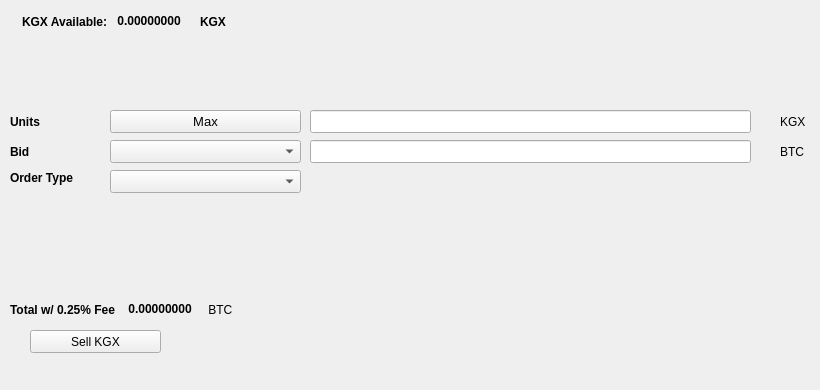
   <widget class="QWidget" name="SellTab">
    <attribute name="title">
     <string>Sell</string>
    </attribute>
    <widget class="QLabel" name="label_16">
     <property name="geometry">
      <rect>
       <x>780</x>
       <y>140</y>
       <width>31</width>
       <height>23</height>
      </rect>
     </property>
     <property name="text">
      <string>BTC</string>
     </property>
    </widget>
    <widget class="QComboBox" name="SellBidcomboBox">
     <property name="geometry">
      <rect>
       <x>110</x>
       <y>140</y>
       <width>191</width>
       <height>23</height>
      </rect>
     </property>
     <property name="font">
      <font>
       <pointsize>10</pointsize>
      </font>
     </property>
    </widget>
    <widget class="QLabel" name="label_18">
     <property name="geometry">
      <rect>
       <x>10</x>
       <y>110</y>
       <width>46</width>
       <height>23</height>
      </rect>
     </property>
     <property name="font">
      <font>
       <weight>75</weight>
       <bold>true</bold>
      </font>
     </property>
     <property name="text">
      <string>Units</string>
     </property>
    </widget>
    <widget class="QPushButton" name="Sell_Max_Amount">
     <property name="geometry">
      <rect>
       <x>110</x>
       <y>110</y>
       <width>191</width>
       <height>23</height>
      </rect>
     </property>
     <property name="font">
      <font>
       <pointsize>10</pointsize>
      </font>
     </property>
     <property name="text">
      <string>Max</string>
     </property>
    </widget>
    <widget class="QLabel" name="label_20">
     <property name="geometry">
      <rect>
       <x>10</x>
       <y>170</y>
       <width>91</width>
       <height>16</height>
      </rect>
     </property>
     <property name="font">
      <font>
       <weight>75</weight>
       <bold>true</bold>
      </font>
     </property>
     <property name="text">
      <string>Order Type</string>
     </property>
    </widget>
    <widget class="QComboBox" name="SellOrdertypeCombo">
     <property name="geometry">
      <rect>
       <x>110</x>
       <y>170</y>
       <width>191</width>
       <height>23</height>
      </rect>
     </property>
     <property name="font">
      <font>
       <pointsize>10</pointsize>
      </font>
     </property>
    </widget>
    <widget class="QLabel" name="label_21">
     <property name="geometry">
      <rect>
       <x>10</x>
       <y>140</y>
       <width>46</width>
       <height>23</height>
      </rect>
     </property>
     <property name="font">
      <font>
       <weight>75</weight>
       <bold>true</bold>
      </font>
     </property>
     <property name="text">
      <string>Bid</string>
     </property>
    </widget>
    <widget class="QLabel" name="label_22">
     <property name="geometry">
      <rect>
       <x>780</x>
       <y>110</y>
       <width>31</width>
       <height>23</height>
      </rect>
     </property>
     <property name="text">
      <string>KGX</string>
     </property>
    </widget>
    <widget class="QLineEdit" name="UnitsInputKGX">
     <property name="geometry">
      <rect>
       <x>310</x>
       <y>110</y>
       <width>441</width>
       <height>23</height>
      </rect>
     </property>
     <property name="font">
      <font>
       <pointsize>9</pointsize>
       <weight>75</weight>
       <bold>true</bold>
      </font>
     </property>
    </widget>
    <widget class="QLineEdit" name="SellBidPriceEdit">
     <property name="geometry">
      <rect>
       <x>310</x>
       <y>140</y>
       <width>441</width>
       <height>23</height>
      </rect>
     </property>
     <property name="font">
      <font>
       <pointsize>9</pointsize>
       <weight>75</weight>
       <bold>true</bold>
      </font>
     </property>
    </widget>
    <widget class="QPushButton" name="SellKGXBTN">
     <property name="geometry">
      <rect>
       <x>30</x>
       <y>330</y>
       <width>131</width>
       <height>23</height>
      </rect>
     </property>
     <property name="text">
      <string>Sell KGX</string>
     </property>
     <property name="icon">
      <iconset resource="../kingston">
       <normaloff>:/icons/bitcoin</normaloff>:/icons/bitcoin</iconset>
     </property>
    </widget>
    <widget class="QWidget" name="layoutWidget3">
     <property name="geometry">
      <rect>
       <x>22</x>
       <y>12</y>
       <width>258</width>
       <height>19</height>
      </rect>
     </property>
     <layout class="QHBoxLayout" name="horizontalLayout">
      <item>
       <widget class="QLabel" name="label232_2">
        <property name="font">
         <font>
          <weight>75</weight>
          <bold>true</bold>
         </font>
        </property>
        <property name="text">
         <string>KGX Available:</string>
        </property>
       </widget>
      </item>
      <item>
       <widget class="QLabel" name="KGXAvailableLabel">
        <property name="palette">
         <palette>
          <active>
           <colorrole role="WindowText">
            <brush brushstyle="SolidPattern">
             <color alpha="255">
              <red>0</red>
              <green>0</green>
              <blue>0</blue>
             </color>
            </brush>
           </colorrole>
           <colorrole role="Button">
            <brush brushstyle="SolidPattern">
             <color alpha="255">
              <red>0</red>
              <green>170</green>
              <blue>0</blue>
             </color>
            </brush>
           </colorrole>
           <colorrole role="Light">
            <brush brushstyle="SolidPattern">
             <color alpha="255">
              <red>0</red>
              <green>255</green>
              <blue>0</blue>
             </color>
            </brush>
           </colorrole>
           <colorrole role="Midlight">
            <brush brushstyle="SolidPattern">
             <color alpha="255">
              <red>0</red>
              <green>212</green>
              <blue>0</blue>
             </color>
            </brush>
           </colorrole>
           <colorrole role="Dark">
            <brush brushstyle="SolidPattern">
             <color alpha="255">
              <red>0</red>
              <green>85</green>
              <blue>0</blue>
             </color>
            </brush>
           </colorrole>
           <colorrole role="Mid">
            <brush brushstyle="SolidPattern">
             <color alpha="255">
              <red>0</red>
              <green>113</green>
              <blue>0</blue>
             </color>
            </brush>
           </colorrole>
           <colorrole role="Text">
            <brush brushstyle="SolidPattern">
             <color alpha="255">
              <red>0</red>
              <green>170</green>
              <blue>0</blue>
             </color>
            </brush>
           </colorrole>
           <colorrole role="BrightText">
            <brush brushstyle="SolidPattern">
             <color alpha="255">
              <red>255</red>
              <green>255</green>
              <blue>255</blue>
             </color>
            </brush>
           </colorrole>
           <colorrole role="ButtonText">
            <brush brushstyle="SolidPattern">
             <color alpha="255">
              <red>0</red>
              <green>0</green>
              <blue>0</blue>
             </color>
            </brush>
           </colorrole>
           <colorrole role="Base">
            <brush brushstyle="SolidPattern">
             <color alpha="255">
              <red>255</red>
              <green>255</green>
              <blue>255</blue>
             </color>
            </brush>
           </colorrole>
           <colorrole role="Window">
            <brush brushstyle="SolidPattern">
             <color alpha="255">
              <red>0</red>
              <green>170</green>
              <blue>0</blue>
             </color>
            </brush>
           </colorrole>
           <colorrole role="Shadow">
            <brush brushstyle="SolidPattern">
             <color alpha="255">
              <red>0</red>
              <green>0</green>
              <blue>0</blue>
             </color>
            </brush>
           </colorrole>
           <colorrole role="AlternateBase">
            <brush brushstyle="SolidPattern">
             <color alpha="255">
              <red>127</red>
              <green>212</green>
              <blue>127</blue>
             </color>
            </brush>
           </colorrole>
           <colorrole role="ToolTipBase">
            <brush brushstyle="SolidPattern">
             <color alpha="255">
              <red>255</red>
              <green>255</green>
              <blue>220</blue>
             </color>
            </brush>
           </colorrole>
           <colorrole role="ToolTipText">
            <brush brushstyle="SolidPattern">
             <color alpha="255">
              <red>0</red>
              <green>0</green>
              <blue>0</blue>
             </color>
            </brush>
           </colorrole>
          </active>
          <inactive>
           <colorrole role="WindowText">
            <brush brushstyle="SolidPattern">
             <color alpha="255">
              <red>0</red>
              <green>0</green>
              <blue>0</blue>
             </color>
            </brush>
           </colorrole>
           <colorrole role="Button">
            <brush brushstyle="SolidPattern">
             <color alpha="255">
              <red>0</red>
              <green>170</green>
              <blue>0</blue>
             </color>
            </brush>
           </colorrole>
           <colorrole role="Light">
            <brush brushstyle="SolidPattern">
             <color alpha="255">
              <red>0</red>
              <green>255</green>
              <blue>0</blue>
             </color>
            </brush>
           </colorrole>
           <colorrole role="Midlight">
            <brush brushstyle="SolidPattern">
             <color alpha="255">
              <red>0</red>
              <green>212</green>
              <blue>0</blue>
             </color>
            </brush>
           </colorrole>
           <colorrole role="Dark">
            <brush brushstyle="SolidPattern">
             <color alpha="255">
              <red>0</red>
              <green>85</green>
              <blue>0</blue>
             </color>
            </brush>
           </colorrole>
           <colorrole role="Mid">
            <brush brushstyle="SolidPattern">
             <color alpha="255">
              <red>0</red>
              <green>113</green>
              <blue>0</blue>
             </color>
            </brush>
           </colorrole>
           <colorrole role="Text">
            <brush brushstyle="SolidPattern">
             <color alpha="255">
              <red>0</red>
              <green>170</green>
              <blue>0</blue>
             </color>
            </brush>
           </colorrole>
           <colorrole role="BrightText">
            <brush brushstyle="SolidPattern">
             <color alpha="255">
              <red>255</red>
              <green>255</green>
              <blue>255</blue>
             </color>
            </brush>
           </colorrole>
           <colorrole role="ButtonText">
            <brush brushstyle="SolidPattern">
             <color alpha="255">
              <red>0</red>
              <green>0</green>
              <blue>0</blue>
             </color>
            </brush>
           </colorrole>
           <colorrole role="Base">
            <brush brushstyle="SolidPattern">
             <color alpha="255">
              <red>255</red>
              <green>255</green>
              <blue>255</blue>
             </color>
            </brush>
           </colorrole>
           <colorrole role="Window">
            <brush brushstyle="SolidPattern">
             <color alpha="255">
              <red>0</red>
              <green>170</green>
              <blue>0</blue>
             </color>
            </brush>
           </colorrole>
           <colorrole role="Shadow">
            <brush brushstyle="SolidPattern">
             <color alpha="255">
              <red>0</red>
              <green>0</green>
              <blue>0</blue>
             </color>
            </brush>
           </colorrole>
           <colorrole role="AlternateBase">
            <brush brushstyle="SolidPattern">
             <color alpha="255">
              <red>127</red>
              <green>212</green>
              <blue>127</blue>
             </color>
            </brush>
           </colorrole>
           <colorrole role="ToolTipBase">
            <brush brushstyle="SolidPattern">
             <color alpha="255">
              <red>255</red>
              <green>255</green>
              <blue>220</blue>
             </color>
            </brush>
           </colorrole>
           <colorrole role="ToolTipText">
            <brush brushstyle="SolidPattern">
             <color alpha="255">
              <red>0</red>
              <green>0</green>
              <blue>0</blue>
             </color>
            </brush>
           </colorrole>
          </inactive>
          <disabled>
           <colorrole role="WindowText">
            <brush brushstyle="SolidPattern">
             <color alpha="255">
              <red>0</red>
              <green>85</green>
              <blue>0</blue>
             </color>
            </brush>
           </colorrole>
           <colorrole role="Button">
            <brush brushstyle="SolidPattern">
             <color alpha="255">
              <red>0</red>
              <green>170</green>
              <blue>0</blue>
             </color>
            </brush>
           </colorrole>
           <colorrole role="Light">
            <brush brushstyle="SolidPattern">
             <color alpha="255">
              <red>0</red>
              <green>255</green>
              <blue>0</blue>
             </color>
            </brush>
           </colorrole>
           <colorrole role="Midlight">
            <brush brushstyle="SolidPattern">
             <color alpha="255">
              <red>0</red>
              <green>212</green>
              <blue>0</blue>
             </color>
            </brush>
           </colorrole>
           <colorrole role="Dark">
            <brush brushstyle="SolidPattern">
             <color alpha="255">
              <red>0</red>
              <green>85</green>
              <blue>0</blue>
             </color>
            </brush>
           </colorrole>
           <colorrole role="Mid">
            <brush brushstyle="SolidPattern">
             <color alpha="255">
              <red>0</red>
              <green>113</green>
              <blue>0</blue>
             </color>
            </brush>
           </colorrole>
           <colorrole role="Text">
            <brush brushstyle="SolidPattern">
             <color alpha="255">
              <red>0</red>
              <green>85</green>
              <blue>0</blue>
             </color>
            </brush>
           </colorrole>
           <colorrole role="BrightText">
            <brush brushstyle="SolidPattern">
             <color alpha="255">
              <red>255</red>
              <green>255</green>
              <blue>255</blue>
             </color>
            </brush>
           </colorrole>
           <colorrole role="ButtonText">
            <brush brushstyle="SolidPattern">
             <color alpha="255">
              <red>0</red>
              <green>85</green>
              <blue>0</blue>
             </color>
            </brush>
           </colorrole>
           <colorrole role="Base">
            <brush brushstyle="SolidPattern">
             <color alpha="255">
              <red>0</red>
              <green>170</green>
              <blue>0</blue>
             </color>
            </brush>
           </colorrole>
           <colorrole role="Window">
            <brush brushstyle="SolidPattern">
             <color alpha="255">
              <red>0</red>
              <green>170</green>
              <blue>0</blue>
             </color>
            </brush>
           </colorrole>
           <colorrole role="Shadow">
            <brush brushstyle="SolidPattern">
             <color alpha="255">
              <red>0</red>
              <green>0</green>
              <blue>0</blue>
             </color>
            </brush>
           </colorrole>
           <colorrole role="AlternateBase">
            <brush brushstyle="SolidPattern">
             <color alpha="255">
              <red>0</red>
              <green>170</green>
              <blue>0</blue>
             </color>
            </brush>
           </colorrole>
           <colorrole role="ToolTipBase">
            <brush brushstyle="SolidPattern">
             <color alpha="255">
              <red>255</red>
              <green>255</green>
              <blue>220</blue>
             </color>
            </brush>
           </colorrole>
           <colorrole role="ToolTipText">
            <brush brushstyle="SolidPattern">
             <color alpha="255">
              <red>0</red>
              <green>0</green>
              <blue>0</blue>
             </color>
            </brush>
           </colorrole>
          </disabled>
         </palette>
        </property>
        <property name="font">
         <font>
          <weight>75</weight>
          <bold>true</bold>
         </font>
        </property>
        <property name="text">
         <string> 0.00000000 </string>
        </property>
        <property name="textInteractionFlags">
         <set>Qt::LinksAccessibleByMouse|Qt::TextSelectableByKeyboard|Qt::TextSelectableByMouse</set>
        </property>
       </widget>
      </item>
      <item>
       <widget class="QLabel" name="labelKGX">
        <property name="font">
         <font>
          <weight>75</weight>
          <bold>true</bold>
         </font>
        </property>
        <property name="text">
         <string>KGX</string>
        </property>
       </widget>
      </item>
     </layout>
    </widget>
    <widget class="QWidget" name="layoutWidget">
     <property name="geometry">
      <rect>
       <x>10</x>
       <y>300</y>
       <width>268</width>
       <height>19</height>
      </rect>
     </property>
     <layout class="QHBoxLayout" name="horizontalLayout_2">
      <item>
       <widget class="QLabel" name="label_19">
        <property name="font">
         <font>
          <weight>75</weight>
          <bold>true</bold>
         </font>
        </property>
        <property name="text">
         <string>Total w/ 0.25% Fee </string>
        </property>
       </widget>
      </item>
      <item>
       <widget class="QLabel" name="SellCostLabel">
        <property name="palette">
         <palette>
          <active>
           <colorrole role="WindowText">
            <brush brushstyle="SolidPattern">
             <color alpha="255">
              <red>0</red>
              <green>0</green>
              <blue>0</blue>
             </color>
            </brush>
           </colorrole>
           <colorrole role="Button">
            <brush brushstyle="SolidPattern">
             <color alpha="255">
              <red>0</red>
              <green>170</green>
              <blue>0</blue>
             </color>
            </brush>
           </colorrole>
           <colorrole role="Light">
            <brush brushstyle="SolidPattern">
             <color alpha="255">
              <red>0</red>
              <green>255</green>
              <blue>0</blue>
             </color>
            </brush>
           </colorrole>
           <colorrole role="Midlight">
            <brush brushstyle="SolidPattern">
             <color alpha="255">
              <red>0</red>
              <green>212</green>
              <blue>0</blue>
             </color>
            </brush>
           </colorrole>
           <colorrole role="Dark">
            <brush brushstyle="SolidPattern">
             <color alpha="255">
              <red>0</red>
              <green>85</green>
              <blue>0</blue>
             </color>
            </brush>
           </colorrole>
           <colorrole role="Mid">
            <brush brushstyle="SolidPattern">
             <color alpha="255">
              <red>0</red>
              <green>113</green>
              <blue>0</blue>
             </color>
            </brush>
           </colorrole>
           <colorrole role="Text">
            <brush brushstyle="SolidPattern">
             <color alpha="255">
              <red>0</red>
              <green>170</green>
              <blue>0</blue>
             </color>
            </brush>
           </colorrole>
           <colorrole role="BrightText">
            <brush brushstyle="SolidPattern">
             <color alpha="255">
              <red>255</red>
              <green>255</green>
              <blue>255</blue>
             </color>
            </brush>
           </colorrole>
           <colorrole role="ButtonText">
            <brush brushstyle="SolidPattern">
             <color alpha="255">
              <red>0</red>
              <green>0</green>
              <blue>0</blue>
             </color>
            </brush>
           </colorrole>
           <colorrole role="Base">
            <brush brushstyle="SolidPattern">
             <color alpha="255">
              <red>255</red>
              <green>255</green>
              <blue>255</blue>
             </color>
            </brush>
           </colorrole>
           <colorrole role="Window">
            <brush brushstyle="SolidPattern">
             <color alpha="255">
              <red>0</red>
              <green>170</green>
              <blue>0</blue>
             </color>
            </brush>
           </colorrole>
           <colorrole role="Shadow">
            <brush brushstyle="SolidPattern">
             <color alpha="255">
              <red>0</red>
              <green>0</green>
              <blue>0</blue>
             </color>
            </brush>
           </colorrole>
           <colorrole role="AlternateBase">
            <brush brushstyle="SolidPattern">
             <color alpha="255">
              <red>127</red>
              <green>212</green>
              <blue>127</blue>
             </color>
            </brush>
           </colorrole>
           <colorrole role="ToolTipBase">
            <brush brushstyle="SolidPattern">
             <color alpha="255">
              <red>255</red>
              <green>255</green>
              <blue>220</blue>
             </color>
            </brush>
           </colorrole>
           <colorrole role="ToolTipText">
            <brush brushstyle="SolidPattern">
             <color alpha="255">
              <red>0</red>
              <green>0</green>
              <blue>0</blue>
             </color>
            </brush>
           </colorrole>
          </active>
          <inactive>
           <colorrole role="WindowText">
            <brush brushstyle="SolidPattern">
             <color alpha="255">
              <red>0</red>
              <green>0</green>
              <blue>0</blue>
             </color>
            </brush>
           </colorrole>
           <colorrole role="Button">
            <brush brushstyle="SolidPattern">
             <color alpha="255">
              <red>0</red>
              <green>170</green>
              <blue>0</blue>
             </color>
            </brush>
           </colorrole>
           <colorrole role="Light">
            <brush brushstyle="SolidPattern">
             <color alpha="255">
              <red>0</red>
              <green>255</green>
              <blue>0</blue>
             </color>
            </brush>
           </colorrole>
           <colorrole role="Midlight">
            <brush brushstyle="SolidPattern">
             <color alpha="255">
              <red>0</red>
              <green>212</green>
              <blue>0</blue>
             </color>
            </brush>
           </colorrole>
           <colorrole role="Dark">
            <brush brushstyle="SolidPattern">
             <color alpha="255">
              <red>0</red>
              <green>85</green>
              <blue>0</blue>
             </color>
            </brush>
           </colorrole>
           <colorrole role="Mid">
            <brush brushstyle="SolidPattern">
             <color alpha="255">
              <red>0</red>
              <green>113</green>
              <blue>0</blue>
             </color>
            </brush>
           </colorrole>
           <colorrole role="Text">
            <brush brushstyle="SolidPattern">
             <color alpha="255">
              <red>0</red>
              <green>170</green>
              <blue>0</blue>
             </color>
            </brush>
           </colorrole>
           <colorrole role="BrightText">
            <brush brushstyle="SolidPattern">
             <color alpha="255">
              <red>255</red>
              <green>255</green>
              <blue>255</blue>
             </color>
            </brush>
           </colorrole>
           <colorrole role="ButtonText">
            <brush brushstyle="SolidPattern">
             <color alpha="255">
              <red>0</red>
              <green>0</green>
              <blue>0</blue>
             </color>
            </brush>
           </colorrole>
           <colorrole role="Base">
            <brush brushstyle="SolidPattern">
             <color alpha="255">
              <red>255</red>
              <green>255</green>
              <blue>255</blue>
             </color>
            </brush>
           </colorrole>
           <colorrole role="Window">
            <brush brushstyle="SolidPattern">
             <color alpha="255">
              <red>0</red>
              <green>170</green>
              <blue>0</blue>
             </color>
            </brush>
           </colorrole>
           <colorrole role="Shadow">
            <brush brushstyle="SolidPattern">
             <color alpha="255">
              <red>0</red>
              <green>0</green>
              <blue>0</blue>
             </color>
            </brush>
           </colorrole>
           <colorrole role="AlternateBase">
            <brush brushstyle="SolidPattern">
             <color alpha="255">
              <red>127</red>
              <green>212</green>
              <blue>127</blue>
             </color>
            </brush>
           </colorrole>
           <colorrole role="ToolTipBase">
            <brush brushstyle="SolidPattern">
             <color alpha="255">
              <red>255</red>
              <green>255</green>
              <blue>220</blue>
             </color>
            </brush>
           </colorrole>
           <colorrole role="ToolTipText">
            <brush brushstyle="SolidPattern">
             <color alpha="255">
              <red>0</red>
              <green>0</green>
              <blue>0</blue>
             </color>
            </brush>
           </colorrole>
          </inactive>
          <disabled>
           <colorrole role="WindowText">
            <brush brushstyle="SolidPattern">
             <color alpha="255">
              <red>0</red>
              <green>85</green>
              <blue>0</blue>
             </color>
            </brush>
           </colorrole>
           <colorrole role="Button">
            <brush brushstyle="SolidPattern">
             <color alpha="255">
              <red>0</red>
              <green>170</green>
              <blue>0</blue>
             </color>
            </brush>
           </colorrole>
           <colorrole role="Light">
            <brush brushstyle="SolidPattern">
             <color alpha="255">
              <red>0</red>
              <green>255</green>
              <blue>0</blue>
             </color>
            </brush>
           </colorrole>
           <colorrole role="Midlight">
            <brush brushstyle="SolidPattern">
             <color alpha="255">
              <red>0</red>
              <green>212</green>
              <blue>0</blue>
             </color>
            </brush>
           </colorrole>
           <colorrole role="Dark">
            <brush brushstyle="SolidPattern">
             <color alpha="255">
              <red>0</red>
              <green>85</green>
              <blue>0</blue>
             </color>
            </brush>
           </colorrole>
           <colorrole role="Mid">
            <brush brushstyle="SolidPattern">
             <color alpha="255">
              <red>0</red>
              <green>113</green>
              <blue>0</blue>
             </color>
            </brush>
           </colorrole>
           <colorrole role="Text">
            <brush brushstyle="SolidPattern">
             <color alpha="255">
              <red>0</red>
              <green>85</green>
              <blue>0</blue>
             </color>
            </brush>
           </colorrole>
           <colorrole role="BrightText">
            <brush brushstyle="SolidPattern">
             <color alpha="255">
              <red>255</red>
              <green>255</green>
              <blue>255</blue>
             </color>
            </brush>
           </colorrole>
           <colorrole role="ButtonText">
            <brush brushstyle="SolidPattern">
             <color alpha="255">
              <red>0</red>
              <green>85</green>
              <blue>0</blue>
             </color>
            </brush>
           </colorrole>
           <colorrole role="Base">
            <brush brushstyle="SolidPattern">
             <color alpha="255">
              <red>0</red>
              <green>170</green>
              <blue>0</blue>
             </color>
            </brush>
           </colorrole>
           <colorrole role="Window">
            <brush brushstyle="SolidPattern">
             <color alpha="255">
              <red>0</red>
              <green>170</green>
              <blue>0</blue>
             </color>
            </brush>
           </colorrole>
           <colorrole role="Shadow">
            <brush brushstyle="SolidPattern">
             <color alpha="255">
              <red>0</red>
              <green>0</green>
              <blue>0</blue>
             </color>
            </brush>
           </colorrole>
           <colorrole role="AlternateBase">
            <brush brushstyle="SolidPattern">
             <color alpha="255">
              <red>0</red>
              <green>170</green>
              <blue>0</blue>
             </color>
            </brush>
           </colorrole>
           <colorrole role="ToolTipBase">
            <brush brushstyle="SolidPattern">
             <color alpha="255">
              <red>255</red>
              <green>255</green>
              <blue>220</blue>
             </color>
            </brush>
           </colorrole>
           <colorrole role="ToolTipText">
            <brush brushstyle="SolidPattern">
             <color alpha="255">
              <red>0</red>
              <green>0</green>
              <blue>0</blue>
             </color>
            </brush>
           </colorrole>
          </disabled>
         </palette>
        </property>
        <property name="font">
         <font>
          <weight>75</weight>
          <bold>true</bold>
         </font>
        </property>
        <property name="autoFillBackground">
         <bool>false</bool>
        </property>
        <property name="text">
         <string> 0.00000000</string>
        </property>
        <property name="textInteractionFlags">
         <set>Qt::LinksAccessibleByMouse|Qt::TextSelectableByMouse</set>
        </property>
       </widget>
      </item>
      <item>
       <widget class="QLabel" name="label_17">
        <property name="font">
         <font>
          <weight>50</weight>
          <bold>false</bold>
         </font>
        </property>
        <property name="text">
         <string> BTC</string>
        </property>
       </widget>
      </item>
     </layout>
    </widget>
    <widget class="QLabel" name="label_23">
     <property name="geometry">
      <rect>
       <x>460</x>
       <y>300</y>
       <width>281</width>
       <height>81</height>
      </rect>
     </property>
     <property name="text">
      <string/>
     </property>
     <property name="pixmap">
      <pixmap>:/images/bittrex</pixmap>
     </property>
    </widget>
   </widget>
